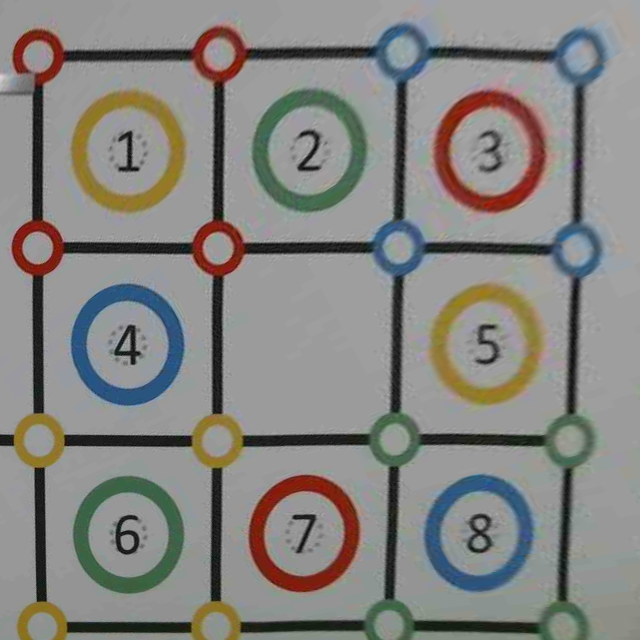
#> input picture source/detection_block/clip_field.png, 640 x 640 px; its folder holds only this picture in this run
$ python -i BlockRecognizer.py   (imports and definitions only)
#> lines starting #> are read from the running program, lines starting #| are printed output that depends on the picture; after the words box and inside, x2 and y2 are one past the last pixel; in counts of white or black regions, pixels touching at a corner belong together
#> further down, picture is the input picture: shape (640, 640, 3); mean B, G, R 129.8, 133.2, 134.1
from block_bingo.BlockBingoCoordinate import CrossCirclesCoordinate, BlockCirclesCoordinate
from block_bingo.BlockBingoCoordinate import Color
import cv2
import numpy as np
import glob

class BlockRecognizer:
    # [155 lines left out: functions __init__, create_color_dict, open_sample_block_files, calculate_histogram, compare_histogram, detect_color and 4 more, not called in this run]


class BlockExtractor():
    # [14 lines left out: function trim, not called in this run]

    def hsv_decomposition(self, img):
        """
        HSV分解する。

        Parameters
        ----------
        img : Mat
            画像
        """
        hsv = cv2.cvtColor(img, cv2.COLOR_BGR2HSV)
#> hsv: shape (640, 640, 3); mean H, S, V 34.7, 30, 140.2
        return cv2.split(hsv)

    def binarization(self, img):
        """
        2値化処理する。

        Parameters
        ----------
        img : Mat
            画像
        """
        (h, s, v) = self.hsv_decomposition(img)
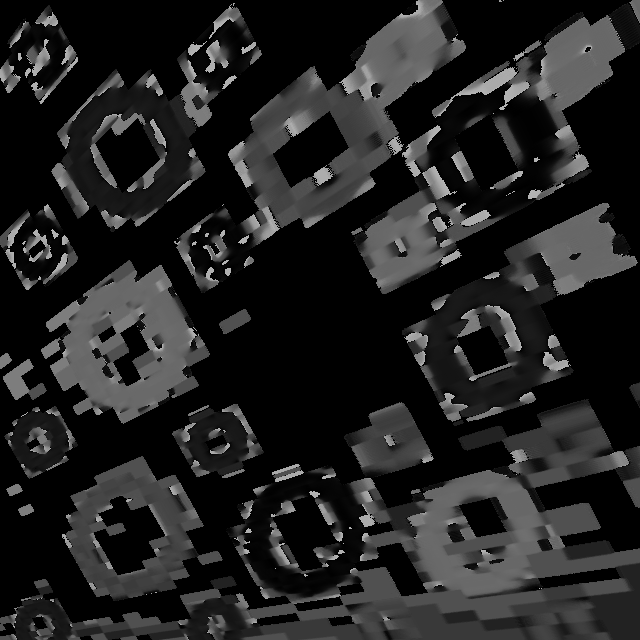
#> h: shape (640, 640); min 0, max 179, mean 34.7
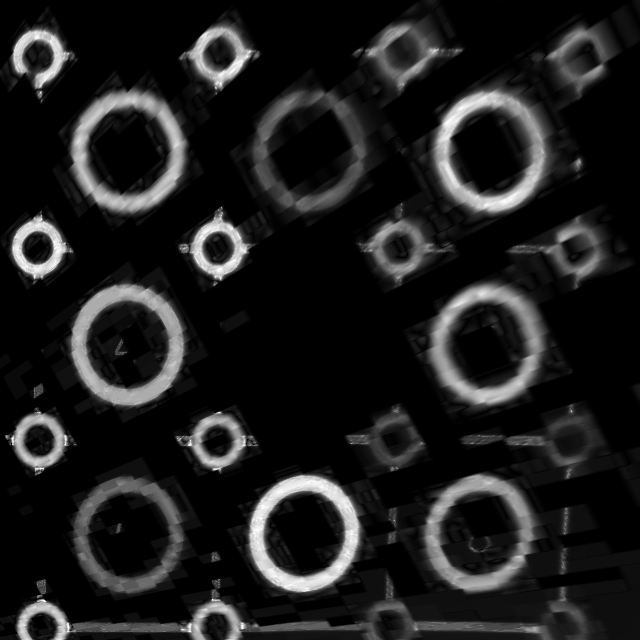
#> s: shape (640, 640); min 0, max 255, mean 30
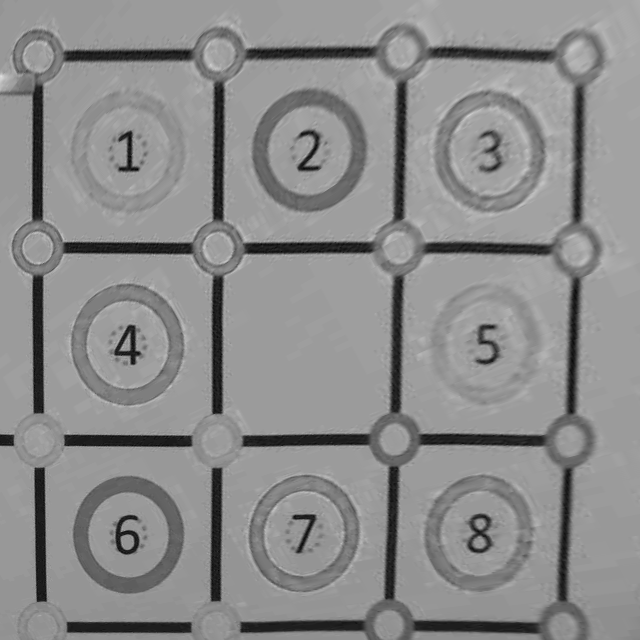
#> v: shape (640, 640); min 1, max 223, mean 140.2
        s = cv2.GaussianBlur(s, (19, 19), 0)
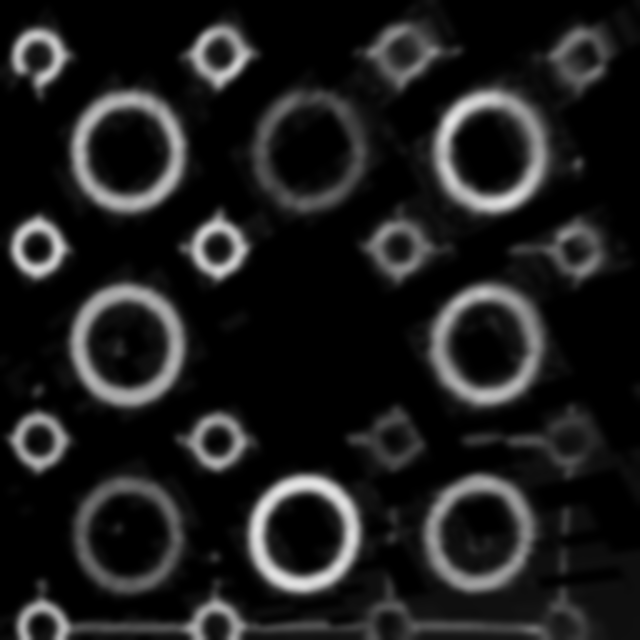
#> s: shape (640, 640); min 0, max 229, mean 30
        _, dst = cv2.threshold(s, 57, 255, cv2.THRESH_BINARY)
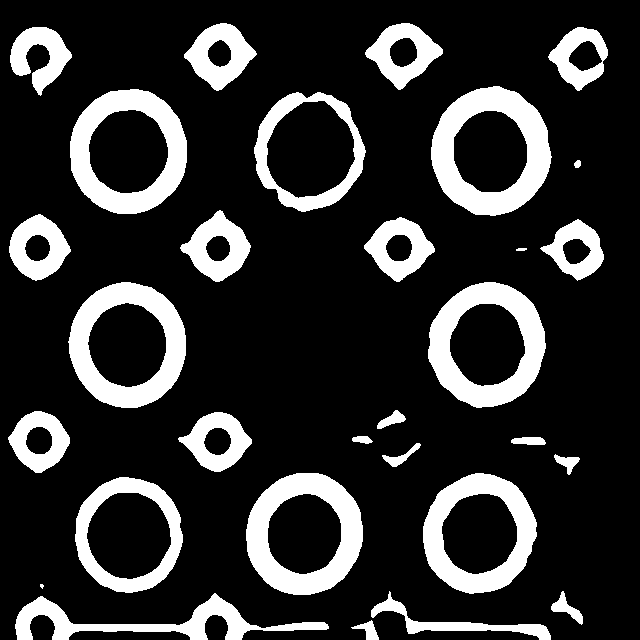
#> dst: shape (640, 640); 18.9% white; 30 white regions (1 under 20 px), largest, box (x1, y1, x2, y2) and area: (431, 86, 552, 216) 7311, (246, 473, 363, 595) 6692, (428, 282, 546, 408) 6691
        return dst

    # [27 lines left out: functions closing, opening, not called in this run]

    def remove_circle_number(self, img):
        """
        ブロックサークルの数字を削除する。画像の周辺のノイズも削除する。

        Parameters
        ----------
        img : Mat
            画像
        """
        # 2値化処理
        mask = self.binarization(img)
        mask = cv2.cvtColor(mask, cv2.COLOR_GRAY2BGR)
        # マスク処理をして画像から不要な情報を削除する
        dst = cv2.bitwise_and(img, mask)
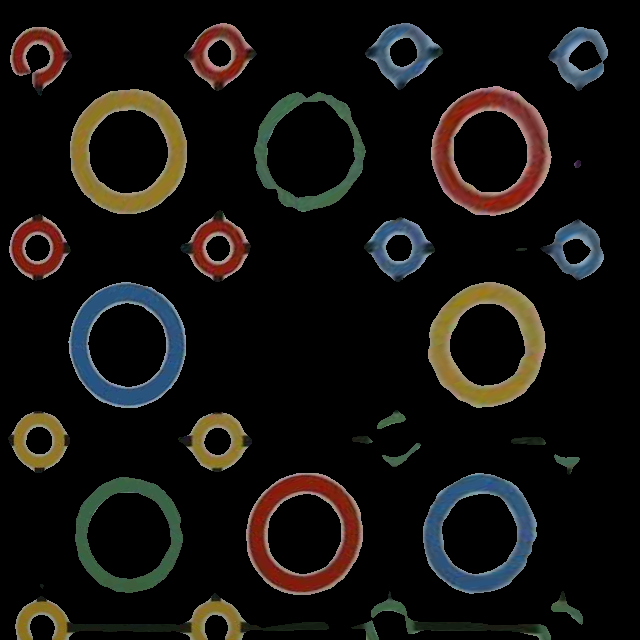
#> dst: shape (640, 640, 3); mean B, G, R 15.3, 17.9, 20.1
        # 不要な情報が黒色になっているので白色に変換する
        return cv2.addWeighted(dst, 1, cv2.bitwise_not(mask), 1, 0)
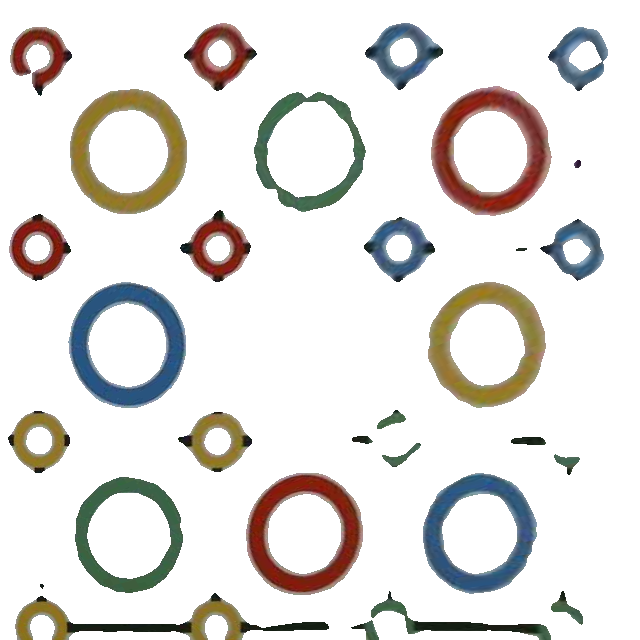
#> returned value: shape (640, 640, 3); mean of channels 0, 1, 2 222.1, 224.6, 226.8; drawn as B, G, R


# [2 lines not run here, left out]

>>> import cv2
>>> picture = cv2.imread('clip_field.png')
>>> result = BlockExtractor().remove_circle_number(picture)
